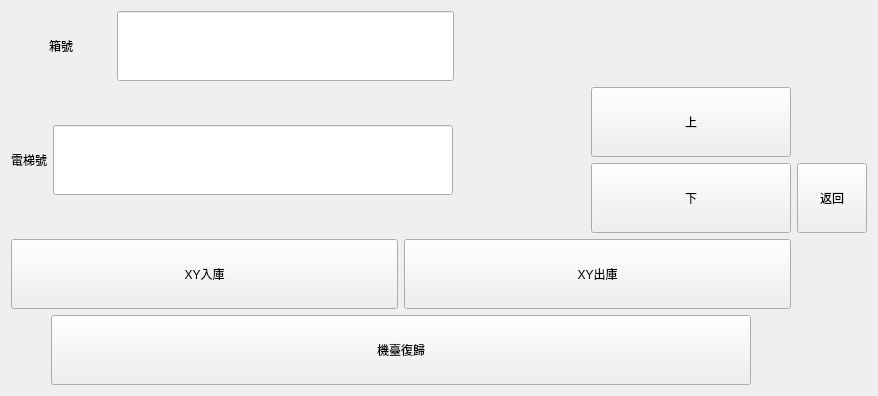
    <widget class="QWidget" name="page_background_plc">
     <layout class="QHBoxLayout" name="horizontalLayout_5">
      <item>
       <layout class="QVBoxLayout" name="verticalLayout_3">
        <item>
         <layout class="QHBoxLayout" name="horizontalLayout">
          <item>
           <widget class="QLabel" name="label_9">
            <property name="minimumSize">
             <size>
              <width>100</width>
              <height>0</height>
             </size>
            </property>
            <property name="maximumSize">
             <size>
              <width>100</width>
              <height>100</height>
             </size>
            </property>
            <property name="styleSheet">
             <string notr="true">font: 20pt &quot;Adobe Arabic&quot;;</string>
            </property>
            <property name="text">
             <string>箱號</string>
            </property>
            <property name="alignment">
             <set>Qt::AlignCenter</set>
            </property>
           </widget>
          </item>
          <item>
           <widget class="QLineEdit" name="lineEdit_background_plc_boxNumber">
            <property name="minimumSize">
             <size>
              <width>0</width>
              <height>70</height>
             </size>
            </property>
            <property name="maximumSize">
             <size>
              <width>400</width>
              <height>16777215</height>
             </size>
            </property>
            <property name="styleSheet">
             <string notr="true">font: 20pt &quot;Adobe Arabic&quot;;</string>
            </property>
            <property name="text">
             <string/>
            </property>
           </widget>
          </item>
          <item>
           <spacer name="horizontalSpacer_7">
            <property name="orientation">
             <enum>Qt::Horizontal</enum>
            </property>
            <property name="sizeHint" stdset="0">
             <size>
              <width>40</width>
              <height>20</height>
             </size>
            </property>
           </spacer>
          </item>
         </layout>
        </item>
        <item>
         <layout class="QHBoxLayout" name="horizontalLayout_2">
          <item>
           <widget class="QLabel" name="label_10">
            <property name="maximumSize">
             <size>
              <width>100</width>
              <height>100</height>
             </size>
            </property>
            <property name="styleSheet">
             <string notr="true">font: 20pt &quot;Adobe Arabic&quot;;</string>
            </property>
            <property name="text">
             <string>電梯號</string>
            </property>
            <property name="alignment">
             <set>Qt::AlignCenter</set>
            </property>
           </widget>
          </item>
          <item>
           <widget class="QLineEdit" name="lineEdit_background_plc_elevatorId">
            <property name="minimumSize">
             <size>
              <width>400</width>
              <height>70</height>
             </size>
            </property>
            <property name="maximumSize">
             <size>
              <width>400</width>
              <height>16777215</height>
             </size>
            </property>
            <property name="styleSheet">
             <string notr="true">font: 20pt &quot;Adobe Arabic&quot;;</string>
            </property>
            <property name="text">
             <string/>
            </property>
           </widget>
          </item>
          <item>
           <spacer name="horizontalSpacer_8">
            <property name="orientation">
             <enum>Qt::Horizontal</enum>
            </property>
            <property name="sizeHint" stdset="0">
             <size>
              <width>40</width>
              <height>20</height>
             </size>
            </property>
           </spacer>
          </item>
          <item>
           <layout class="QVBoxLayout" name="verticalLayout">
            <item>
             <widget class="QPushButton" name="btn_background_plc_elevator_up">
              <property name="minimumSize">
               <size>
                <width>200</width>
                <height>70</height>
               </size>
              </property>
              <property name="maximumSize">
               <size>
                <width>400</width>
                <height>16777215</height>
               </size>
              </property>
              <property name="styleSheet">
               <string notr="true">font: 20pt &quot;Adobe Arabic&quot;;</string>
              </property>
              <property name="text">
               <string>上</string>
              </property>
             </widget>
            </item>
            <item>
             <widget class="QPushButton" name="btn_background_plc_elevator_down">
              <property name="minimumSize">
               <size>
                <width>70</width>
                <height>70</height>
               </size>
              </property>
              <property name="maximumSize">
               <size>
                <width>400</width>
                <height>16777215</height>
               </size>
              </property>
              <property name="styleSheet">
               <string notr="true">font: 20pt &quot;Adobe Arabic&quot;;</string>
              </property>
              <property name="text">
               <string>下</string>
              </property>
             </widget>
            </item>
           </layout>
          </item>
         </layout>
        </item>
        <item>
         <layout class="QHBoxLayout" name="horizontalLayout_3">
          <item>
           <widget class="QPushButton" name="btn_background_plc_XY_putIn">
            <property name="minimumSize">
             <size>
              <width>100</width>
              <height>70</height>
             </size>
            </property>
            <property name="maximumSize">
             <size>
              <width>400</width>
              <height>16777215</height>
             </size>
            </property>
            <property name="styleSheet">
             <string notr="true">font: 20pt &quot;Adobe Arabic&quot;;</string>
            </property>
            <property name="text">
             <string>XY入庫</string>
            </property>
           </widget>
          </item>
          <item>
           <widget class="QPushButton" name="btn_background_plc_XY_out">
            <property name="minimumSize">
             <size>
              <width>100</width>
              <height>70</height>
             </size>
            </property>
            <property name="maximumSize">
             <size>
              <width>400</width>
              <height>16777215</height>
             </size>
            </property>
            <property name="styleSheet">
             <string notr="true">font: 20pt &quot;Adobe Arabic&quot;;</string>
            </property>
            <property name="text">
             <string>XY出庫</string>
            </property>
           </widget>
          </item>
         </layout>
        </item>
        <item>
         <layout class="QHBoxLayout" name="horizontalLayout_4">
          <item>
           <spacer name="horizontalSpacer_5">
            <property name="orientation">
             <enum>Qt::Horizontal</enum>
            </property>
            <property name="sizeHint" stdset="0">
             <size>
              <width>40</width>
              <height>20</height>
             </size>
            </property>
           </spacer>
          </item>
          <item>
           <widget class="QPushButton" name="btn_background_plc_recovery_2">
            <property name="minimumSize">
             <size>
              <width>700</width>
              <height>70</height>
             </size>
            </property>
            <property name="maximumSize">
             <size>
              <width>700</width>
              <height>16777215</height>
             </size>
            </property>
            <property name="styleSheet">
             <string notr="true">font: 20pt &quot;Adobe Arabic&quot;;</string>
            </property>
            <property name="text">
             <string>機臺復歸</string>
            </property>
           </widget>
          </item>
          <item>
           <spacer name="horizontalSpacer_6">
            <property name="orientation">
             <enum>Qt::Horizontal</enum>
            </property>
            <property name="sizeHint" stdset="0">
             <size>
              <width>40</width>
              <height>20</height>
             </size>
            </property>
           </spacer>
          </item>
         </layout>
        </item>
       </layout>
      </item>
      <item>
       <widget class="QPushButton" name="btn_background_plc_back">
        <property name="minimumSize">
         <size>
          <width>70</width>
          <height>70</height>
         </size>
        </property>
        <property name="maximumSize">
         <size>
          <width>70</width>
          <height>70</height>
         </size>
        </property>
        <property name="styleSheet">
         <string notr="true">font: 20pt &quot;Adobe Arabic&quot;;</string>
        </property>
        <property name="text">
         <string>返回</string>
        </property>
       </widget>
      </item>
     </layout>
    </widget>
